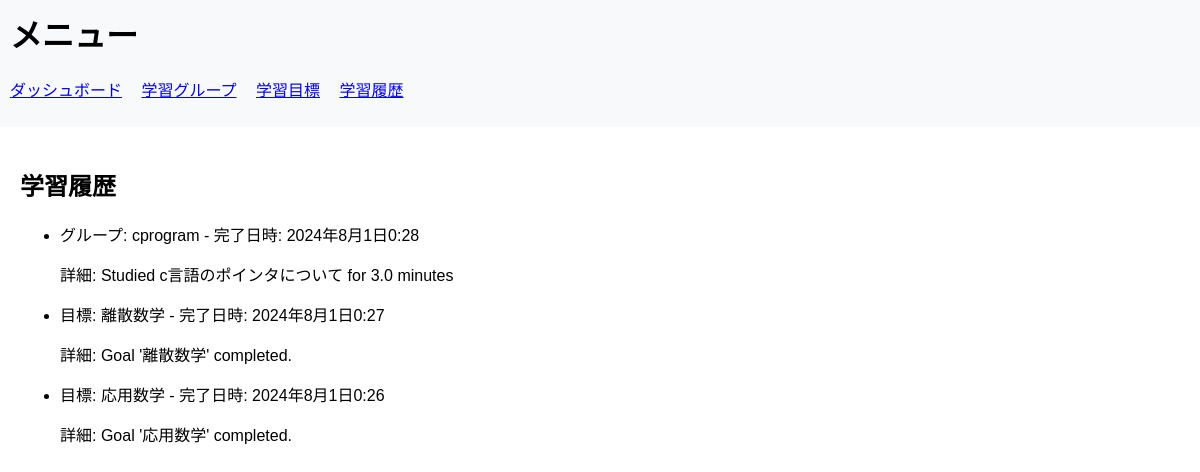
The app's page /main/study-history/ (signed in) with its own data.
### main/models.py (models this page shows, shortened)
class StudyHistory(models.Model):
    user = models.ForeignKey(User, on_delete=models.CASCADE)
    goal = models.ForeignKey(StudyGoal, on_delete=models.CASCADE, null=True, blank=True)
    group_name = models.CharField(max_length=255, blank=True)
    completed_on = models.DateTimeField()
    details = models.TextField()

class StudyGoal(models.Model):
    user = models.ForeignKey(User, on_delete=models.CASCADE)
    goal = models.CharField(max_length=255)
    begin_date = models.DateField()
    target_date = models.DateField()
    completed = models.BooleanField(default=False)

### main/views.py (the view)
# urls.py: path('study-history/', views.study_history_view, name='study_history'),  # 学習履歴
@login_required
def study_history_view(request):
    history = StudyHistory.objects.filter(user=request.user).order_by('-completed_on')
    return render(request, 'main/study_history.html', {'history': history})

### main/templates/main/study_history.html (shortened to what this page needs)
{% extends 'main/base.html' %}
{% block content %}
<h2>学習履歴</h2>
{% if history %}
    <ul>
    {% for record in history %}
        <li>
            {% if record.goal %}
                目標: {{ record.goal.goal }} -
            {% endif %}
            {% if record.group_name %}
                グループ: {{ record.group_name }} -
            {% endif %}
            完了日時: {{ record.completed_on }}
            <p>詳細: {{ record.details }}</p>
        </li>
    {% endfor %}
    </ul>
{% else %}
    <p>学習履歴がありません。</p>
{% endif %}
{% endblock %}

### main/templates/main/base.html (shortened to what this page needs)
{% load static %}
<!DOCTYPE html>
<html lang="ja">
<head>
</head>
<body>
    {% if user.is_authenticated %}
        <div class="menu">
            <h1>メニュー</h1>
            <ul class="menu-items">
                <li><a href="{% url 'dashboard' %}">ダッシュボード</a></li>
                <li><a href="{% url 'study_group' %}">学習グループ</a></li>
                <li><a href="{% url 'study_goals' %}">学習目標</a></li>
                <li><a href="{% url 'study_history' %}">学習履歴</a></li>
            </ul>
        </div>
    {% endif %}
    <div class="content">
        {% block content %}{% endblock %}
    </div>
</body>
</html>

### main/templates/main/base.html (style rules this page uses)
body { font-family: Arial, sans-serif; margin: 0; padding: 0; }
.menu { background-color: #f8f9fa; padding: 10px; }
.menu h1 { margin-top: 0; }
.menu-items { list-style-type: none; padding: 0; }
.menu-items li { display: inline; margin-right: 15px; }
.content { padding: 20px; }

### records on screen
StudyHistory: group_name "cprogram", completed_on "2024年8月1日0:28", details "Studied c言語のポインタについて for 3.0 minutes"
StudyHistory: goal.goal "離散数学", completed_on "2024年8月1日0:27", details "Goal '離散数学' completed."
StudyHistory: goal.goal "応用数学", completed_on "2024年8月1日0:26", details "Goal '応用数学' completed."
